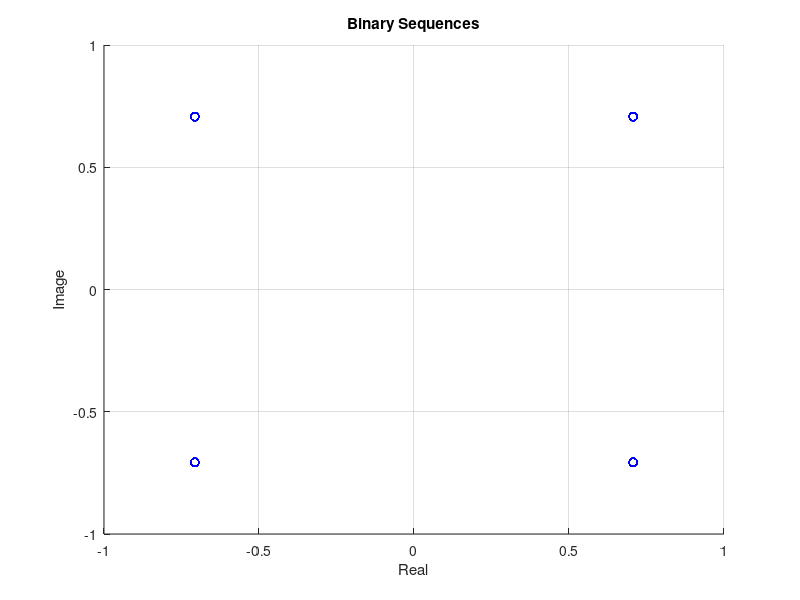
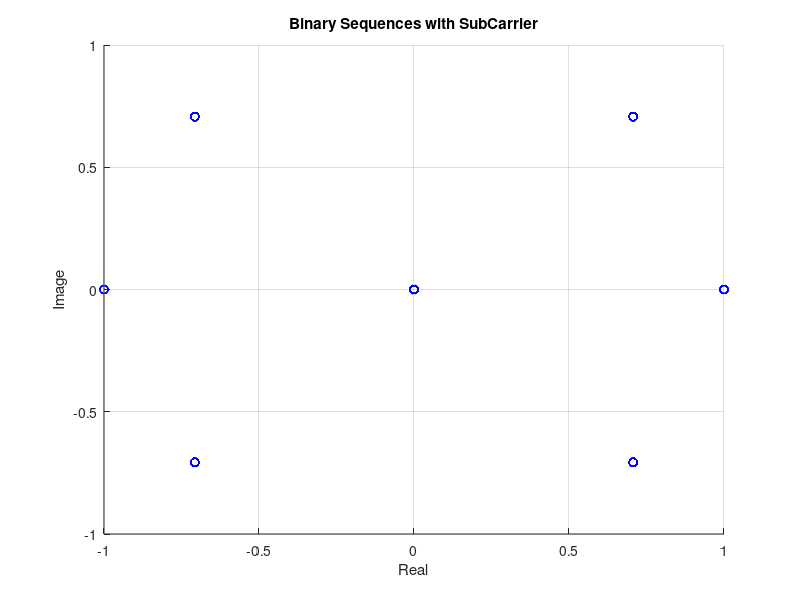
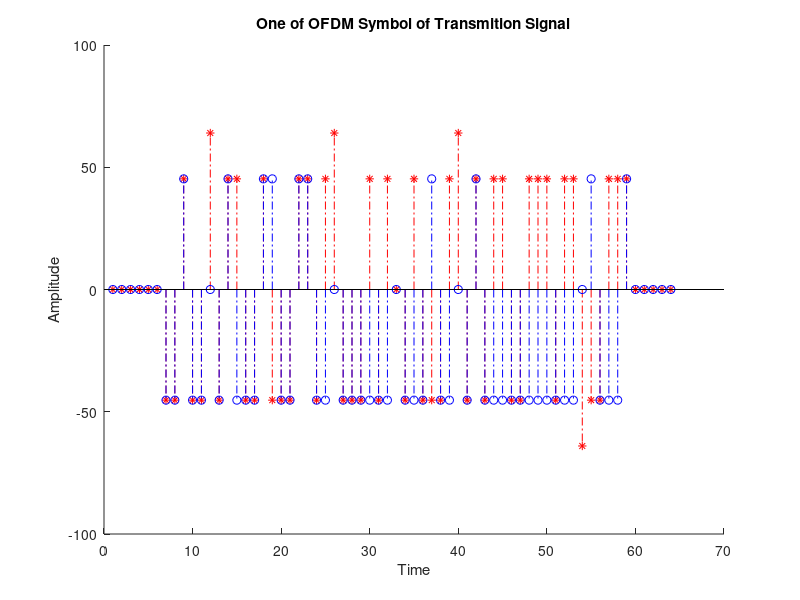
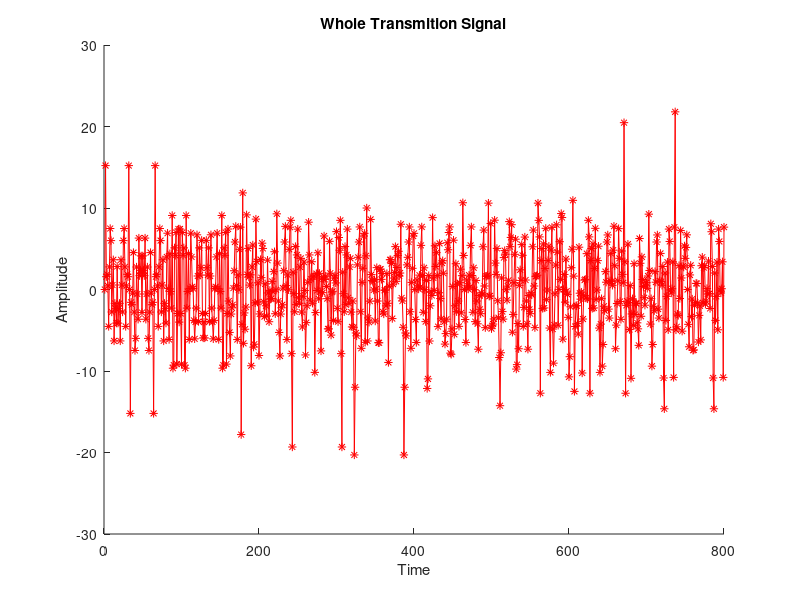

These figures' MATLAB source, in order: (Note: this script raises an error after producing the figures.)
clc;
clear;
close all;
% @time: Dec 2021
% @author: yanhao
% @software: MATLAB

%待传输数据96个十进制数
data=0:95;
%生成比特流
bits_stream=dec2bin(data,8)-48;%每行对应一个字节
bits_stream=bits_stream';
%QPSK映射
bits_stream=bits_stream*2-1;%1表示数值的1，0表示数值的-1
qpsk_symbol=(1i*bits_stream(1:2:end)+bits_stream(2:2:end))/sqrt(2);%MSB
%%绘制星座图
figure(1)
hold on,grid on
plot(real(qpsk_symbol),imag(qpsk_symbol),'bo');
xlabel("Real");
ylabel("Image");
title("Binary Sequences");
%串并交换
qpsk_symbol_s2p=reshape(qpsk_symbol,48,8);
%OFDM符号数据子载波分配（8个OFDM数据符号/帧）
ofdm_DataCarrier_allocator = zeros(64,8);
ofdm_DataCarrier_allocator(33+[-21 -7 7],:)=1;%导频子载波波段前三个为1最后一个为-1
ofdm_DataCarrier_allocator(33+21,:)=-1;
ofdm_DataCarrier_allocator(33+(-26:-22),:)=qpsk_symbol_s2p(1:5,:);
ofdm_DataCarrier_allocator(33+(-20:-8),:)=qpsk_symbol_s2p(6:18,:);
ofdm_DataCarrier_allocator(33+(-6:-1),:)=qpsk_symbol_s2p(19:24,:);
ofdm_DataCarrier_allocator(33+(1:6),:)=qpsk_symbol_s2p(25:30,:);
ofdm_DataCarrier_allocator(33+(8:20),:)=qpsk_symbol_s2p(31:43,:);
ofdm_DataCarrier_allocator(33+(22:26),:)=qpsk_symbol_s2p(44:48,:);
%%绘制星座图
figure(2)
hold on,grid on
plot(real(ofdm_DataCarrier_allocator),imag(ofdm_DataCarrier_allocator),'bo');
xlabel("Real");
ylabel("Image");
title("Binary Sequences with SubCarrier");

load sync_word_data.mat
sync_word=[sync_word1;sync_word2];
ofdm_freq=[sync_word',ofdm_DataCarrier_allocator];%在信号前加入同步字
ofdm_time=ifft(ifftshift(ofdm_freq,1),64,1);%IFFT
ofdm_time_addCP=[ofdm_time(49:64,:);ofdm_time];%加循环前缀
ofdm_time_addCP=ofdm_time_addCP(:);%并串变换
%比较第k+1个OFDM信号(待发送的一个OFDM信号)
figure(3)
hold on
k=3;
a1=64*fftshift(fft(ofdm_time_addCP(80*k+17:80*k+80)));
stem(real(a1),'r*-.');
stem(imag(a1),'bo-.');
xlabel("Time");
ylabel("Amplitude");
title("One of OFDM Symbol of Transmition Signal");
%比较整个时域信号(整个待发送的OFDM信号)
figure(4)
hold on
plot(64*real(ofdm_time_addCP),'r-*');
xlabel("Time");
ylabel("Amplitude");
title("Whole Transmition Signal");

%PlutoSDR发信号
Tdata=ofdm_time_addCP;
txPluto=sdrtx('Pluto');
txPluto.CenterFrequency=2500000000;%设置中心频率2.5GHz
txPluto.BasebandSampleRate=1e6;%设置采样率1MHz
txPluto.Gain=0;
%PlutoSDR反复发送数据
txPluto.transmitRepeat(Tdata);
%PlutoSDR收信号
rxPluto=sdrrx('Pluto','OutputDataType','double','GainSource','Manual');
rxPluto.CenterFrequency=2500000000;%设置中心频率2.5GHz
rxPluto.BasebandSampleRate=1e6;%设置采样率1MHz
rxPluto.SamplesPerFrame=1e5;%设置采样点数100000
rxPluto.Gain=40;
%PlutoSDR接收数据
for k=1:3
   rxPluto(); 
end
Rdata=rxPluto();
release(txPluto);
%save OFDM_RX_Pluto.mat Rdata

clc;
clear;
close all;
load sync_word_data.mat;
load OFDM_RX_Pluto.mat;
Rx_Sig=Rdata(end-2000:end);
N=0;%画图编号
%% 接收信号
N=N+1;
figure(N);
hold on
plot(real(Rx_Sig),'r');
plot(imag(Rx_Sig),'b');
legend("Real","Imag");
title("Received Signal")
%% 帧同步
%同步码转为时域
sync_word1_time=ifft(ifftshift(sync_word1));
sync_word2_time=ifft(ifftshift(sync_word2,1));
%时域同步字加CP
sync_word1_time_cp=[sync_word1_time(end-15:end),sync_word1_time];
sync_word2_time_cp=[sync_word2_time(end-15:end),sync_word2_time];
N=N+1;
figure(N);
subplot(2,1,1);
hold on,grid on
plot(real(sync_word1_time_cp(17:end)),'b');
set(gca,'XTickMode','manual','XTick',[1,17,33,49,64]);
title("Real of Sync_word1_time with Circuit Prefix");
subplot(2,1,2);
hold on,grid on
plot(imag(sync_word1_time_cp(17:end)),'r');
set(gca,'XTickMode','manual','XTick',[1,17,33,49,64]);
title("Imag of Sync_word1_time with Circuit Prefix");
%% 帧同步
%时域同步字1加CP的对称特性体现在：
%出现plateau，即17个连续的最大值；发现第18个点也较高，但仍认为是17个，原因是只有一个点没有匹配，其他点都配对了
sdata=[zeros(1,100),sync_word1_time_cp,zeros(1,100)];
for d=1:length(sdata)-63
    data_corr(d)=sum(conj(sdata(d:d+31)).*sdata(d+32:d+63));
end
N=N+1;
figure(N);
hold on
plot(abs(data_corr),'b');
scatter([101,117],abs(data_corr([101,117])),'filled');
title("Correlation of Synchronic Words 1 with Circuit Prefix");
%% 帧同步
%利用同步字1加CP实现时间同步
for d=1:length(Rx_Sig)-63
    data_corr(d)=sum(conj(Rx_Sig(d:d+31)).*Rx_Sig(d+32:d+63));
end
N=N+1;
figure(N);
hold on
plot(abs(data_corr),'b');
title("Correlation of Received Signal");
index=find(abs(data_corr)>max(abs(data_corr))*9/10);
start_data=index(1)%数据的起始点
scatter(start_data,abs(data_corr(start_data)),'filled');
Rx_Sig_frame=Rx_Sig(start_data:start_data+799);%读取一帧数据
%% 频偏估计
x_ofdm1=Rx_Sig_frame(17:80);
phase=angle(conj(x_ofdm1(1:32)).*x_ofdm1(33:64));
delta_f=angle(sum(conj(x_ofdm1(1:32)).*x_ofdm1(33:64)));
if delta_f>pi/2
    delta_f=delta_f-pi;
elseif delta_f<-pi/2
    delta_f=delta_f+pi;
else 
end
for k=1:length(phase)
    if phase(k)>pi/2
        phase(k)=phase(k)-pi;
    elseif phase(k)<-pi/2
        phase(k)=phase(k)+pi;
    else
    end
end
N=N+1;
figure(N);
hold on
plot(phase*180/pi,'b');
title("Frequency Offset Estimation");
%% 频偏补偿
%Rx_Sig_frame=Rx_Sig_frame.*exp(-2j*delta_f*(0:799)'/64);
Rx_Sig_frame=Rx_Sig_frame.*exp(-j*delta_f/2);
%FFT
N=N+1;
figure(N);
grid on
for d=0
    x_frame_s2p=reshape(Rx_Sig_frame,80,10);
    x_frame_s2p(:,1:2)=[];%去掉同步字共两个OFDM信号
    z_frame=fftshift(fft(x_frame_s2p(17-d:80-d,:),64,1),1);
    %绘制星座图
    N=N+1;
    figure(N);
    grid on
    plot(real(z_frame),imag(z_frame),'bo');
    title("Constellation Diagram");
    pause(1);
end
%% 信道估计
data_pilot=[1;1;1;-1];
h_est=ones(64,8);
index_pilot=[-21,-7,7,21];
h_est_pilot=z_frame(33+index_pilot,:)./(data_pilot*ones(1,8));
h_est(((-26:26)+33),:)=interp1(index_pilot,h_est_pilot,(-26:26),'linear','extrap');
%Channel Equalization
z_frame=z_frame./h_est;
%绘制星座图
N=N+1;
figure(N);
hold on,grid on
plot(real(z_frame),imag(z_frame),'bo');
title("Constellation Diagram");
%De-mapping
z_frame(33+[-32:-27,-21,-7,0,7,21,27:31],:)=[];%去掉非数据子载波
data_complex=z_frame(:).';

pause(1);
data_bin=[imag(data_complex)>0;real(data_complex)>0];
c=dec2bin(0:95,8)-48;
c=c.';
c=c(:);
N=N+1;
figure(N);
hold on
plot(c-data_bin(:),'ro-');
hold on;
xlabel("Time");
ylabel("Error");
title("Error Conditions");
ylim([-1.1 1.1])
BER=1-mean(data_bin(:)==c)

%绘制星座图
N=N+1;
figure(N);
hold on,grid on
plot(real(data_complex),imag(data_complex),'bo');
error_index=find(c-data_bin(:))
scatter(real(data_complex(error_index)),imag(data_complex(error_index)),'r','filled');
title("Constellation Diagram");